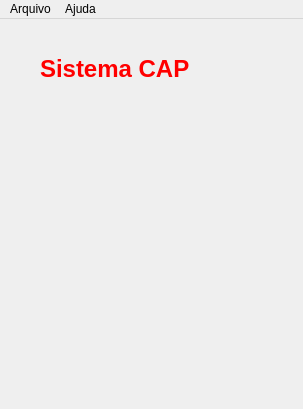
<?xml version="1.0" encoding="UTF-8"?>
<ui version="4.0">
 <class>Separador</class>
 <widget class="QMainWindow" name="Separador">
  <property name="geometry">
   <rect>
    <x>0</x>
    <y>0</y>
    <width>303</width>
    <height>409</height>
   </rect>
  </property>
  <property name="windowTitle">
   <string>Separador</string>
  </property>
  <widget class="QWidget" name="centralwidget">
   <widget class="QLabel" name="label_4">
    <property name="geometry">
     <rect>
      <x>40</x>
      <y>20</y>
      <width>231</width>
      <height>61</height>
     </rect>
    </property>
    <property name="styleSheet">
     <string notr="true">font: italic 12pt &quot;Sans Serif&quot;;</string>
    </property>
    <property name="text">
     <string>&lt;html&gt;&lt;head/&gt;&lt;body&gt;&lt;p&gt;&lt;span style=&quot; font-size:18pt; font-weight:600; color:#ff0000;&quot;&gt;Sistema CAP&lt;/span&gt;&lt;/p&gt;&lt;/body&gt;&lt;/html&gt;</string>
    </property>
   </widget>
  </widget>
  <widget class="QMenuBar" name="menubar">
   <property name="geometry">
    <rect>
     <x>0</x>
     <y>0</y>
     <width>303</width>
     <height>20</height>
    </rect>
   </property>
   <widget class="QMenu" name="menuArquivo">
    <property name="title">
     <string>Arquivo</string>
    </property>
    <addaction name="actionNovo"/>
    <addaction name="actionAbrir"/>
    <addaction name="separator"/>
    <addaction name="actionSair"/>
   </widget>
   <widget class="QMenu" name="menuAjuda">
    <property name="title">
     <string>Ajuda</string>
    </property>
    <addaction name="actionSobre"/>
   </widget>
   <addaction name="menuArquivo"/>
   <addaction name="menuAjuda"/>
  </widget>
  <action name="actionNovo">
   <property name="text">
    <string>Novo</string>
   </property>
   <property name="shortcut">
    <string>Ctrl+A</string>
   </property>
  </action>
  <action name="actionAbrir">
   <property name="text">
    <string>Abrir</string>
   </property>
   <property name="shortcut">
    <string>Ctrl+S</string>
   </property>
  </action>
  <action name="actionSair">
   <property name="text">
    <string>Sair</string>
   </property>
   <property name="statusTip">
    <string/>
   </property>
   <property name="shortcut">
    <string>Esc</string>
   </property>
  </action>
  <action name="actionSobre">
   <property name="text">
    <string>Sobre</string>
   </property>
   <property name="shortcut">
    <string>F1</string>
   </property>
  </action>
 </widget>
 <resources/>
 <connections/>
</ui>
